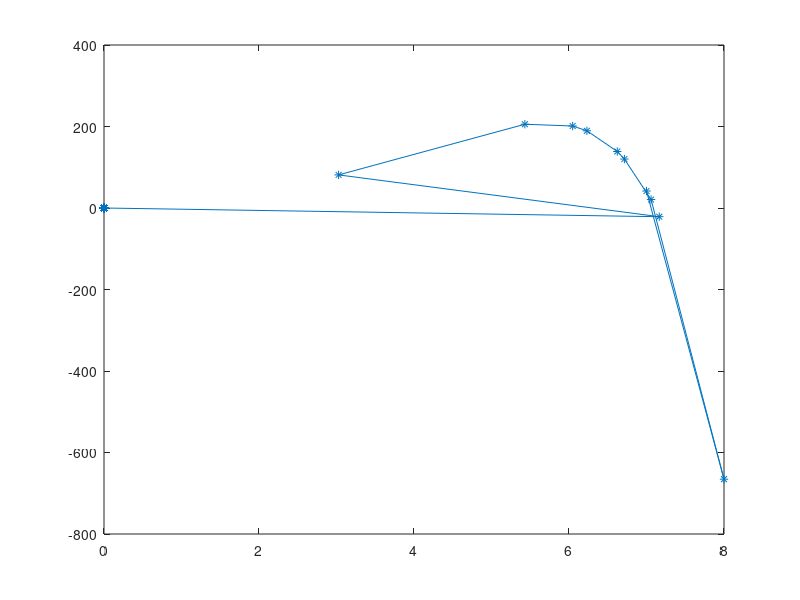

Recreate this plot in MATLAB. (Note: this script raises an error after producing the figure.)
x = zeros(100,1); %initialize null vector
x(1) = 7;  %initial value
x(2) = 8;  %initial value

f = @(x) x^3 - sinh(x) + 4*x.^2 + 6*x + 9;   %lambda function

y = zeros(100,1); %null vector
y(1) = f(x(1));
y(2) = f(x(2));

for i = 2:9 %10 iterations
    x(i+1) = x(i) - f(x(i) * (x(i) - x(i-1)))/(f(x(i)) - f(x(i-1))); %secant method
    y(i+1) = x(i+1); %append to vector
    y(i+1) = (f(x(i+1))); %append to vector
end



plot(x,y, '*-')
hold on
yline(0)
fplot(f)